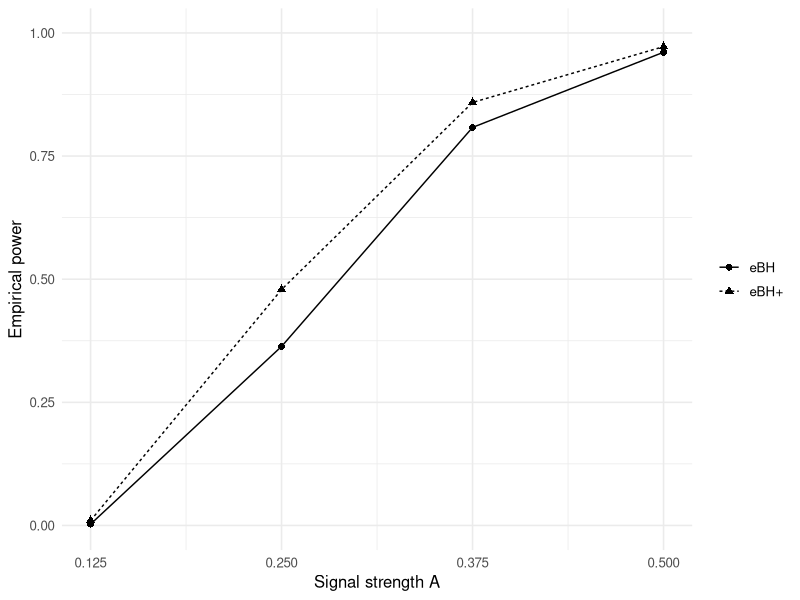

Here is the R script that generated this plot:
## ---- chunk 1
#| label: setup-ch5
#| include: false
knitr::opts_chunk$set(message = FALSE, warning = FALSE)
set.seed(2026)

if (!requireNamespace("MASS", quietly = TRUE)) {
  stop("The MASS package is required for the eBH+ simulation.")
}
## ---- chunk 2
#| label: code-ebh-function

e_bh <- function(e, alpha = 0.05) {
  stopifnot(is.numeric(e), all(e >= 0), alpha > 0, alpha < 1)
  m <- length(e)
  ord <- order(-e, seq_along(e))
  e_ord <- e[ord]
  k <- seq_len(m)
  eligible <- which(e_ord >= m / (alpha * k))
  k_hat <- if (length(eligible) == 0L) 0L else max(eligible)
  reject <- rep(FALSE, m)
  if (k_hat > 0L) {
    reject[ord[seq_len(k_hat)]] <- TRUE
  }
  reject
}
## ---- chunk 3
#| label: check-ebh-function

e_bh(c(0.4, 220, 1.1, 95, 0.8, 60, 0.6, 55, 45, 0.9), alpha = 0.05)
## ---- chunk 4
#| label: code-ebh-plus-functions

# Small tolerance for floating-point comparisons in matrix multiplications.
tol <- 100 * .Machine$double.eps

ebh_plus_in_collection <- function(R, e, alpha) {
  stopifnot(
    is.numeric(e),
    length(e) >= 1L,
    all(e >= 0),
    all(is.finite(e)),
    alpha > 0,
    alpha < 1,
    length(unique(R)) == length(R),
    all(R %in% seq_along(e))
  )

  m <- length(e)
  if (m > 20L) {
    stop("Exhaustive subset enumeration is intended only for small m.")
  }

  R <- as.integer(R)

  # Enumerate all non-empty subsets of [m] via binary masks: integer s in
  # {1,...,2^m - 1} represents the subset {i : bit i of s is set}.
  masks <- seq_len(2^m - 1L)
  bits <- 2 ^ (seq_len(m) - 1L)
  members <- outer(
    masks,
    bits,
    FUN = function(mask, bit) (mask %/% bit) %% 2L == 1L
  )

  subset_size <- rowSums(members)
  in_R <- seq_len(m) %in% R

  lhs <- as.numeric(members %*% as.integer(in_R)) /
    max(length(R), 1L)

  rhs <- alpha * as.numeric(members %*% e) / subset_size

  all(lhs <= rhs + tol)
}

ebh_plus_largest <- function(e, alpha, max_m = 12) {
  stopifnot(
    is.numeric(e),
    length(e) >= 1L,
    all(e >= 0),
    all(is.finite(e)),
    alpha > 0,
    alpha < 1,
    max_m >= 1,
    length(e) <= max_m
  )

  m <- length(e)

  # Enumerate all non-empty subsets of [m] via binary masks, as above.
  masks <- seq_len(2^m - 1L)
  bits <- 2 ^ (seq_len(m) - 1L)
  members <- outer(
    masks,
    bits,
    FUN = function(mask, bit) (mask %/% bit) %% 2L == 1L
  )

  subset_size <- rowSums(members)
  subset_e_sum <- as.numeric(members %*% e)
  rhs <- alpha * subset_e_sum / subset_size

  # Iterate candidates by decreasing cardinality, breaking ties by total
  # e-value in the set, and return the first admissible candidate.
  candidate_order <- order(
    subset_size,
    subset_e_sum,
    decreasing = TRUE
  )

  for (idx in candidate_order) {
    in_R <- members[idx, ]
    r_size <- subset_size[idx]

    lhs <- as.numeric(members %*% as.integer(in_R)) / r_size

    if (all(lhs <= rhs + tol)) {
      return(in_R)
    }
  }

  rep(FALSE, m)
}
## ---- chunk 5
#| label: check-ebh-plus-functions

e_num <- c(50, 30, 1, 1)
ebh_plus_in_collection(R = c(1, 2), e = e_num, alpha = 0.05)
ebh_plus_largest(e = e_num, alpha = 0.05)
## ---- chunk 6
#| label: code-ebh-plus-simulation
#| cache: true

set.seed(20260505)

alpha <- 0.05
m <- 8
pi0 <- 0.25
m0 <- as.integer(m * pi0)
n_per <- 100
n_rep <- 1000
A_values <- c(0.125, 0.25, 0.375, 0.5)

true_nulls <- (m - m0 + 1L):m
false_nulls <- setdiff(seq_len(m), true_nulls)

Sigma <- 0.8 ^ abs(outer(seq_len(m), seq_len(m), "-"))

as_rejection_indices <- function(x) {
  if (is.logical(x)) {
    which(x)
  } else {
    as.integer(x)
  }
}

fdp <- function(R) {
  R <- as_rejection_indices(R)
  length(intersect(R, true_nulls)) / max(length(R), 1L)
}

power_value <- function(R) {
  R <- as_rejection_indices(R)
  length(intersect(R, false_nulls)) / length(false_nulls)
}

simulate_setting <- function(A) {
  mu <- rep(A, m)
  mu[true_nulls] <- 0

  out <- replicate(n_rep, {
    z_samples <- MASS::mvrnorm(n = n_per, mu = mu, Sigma = Sigma)
    z_sum <- colSums(z_samples)

    e_values <- exp(A * z_sum - n_per * A^2 / 2)

    R_ebh  <- e_bh(e_values, alpha = alpha)
    R_plus <- ebh_plus_largest(e_values, alpha = alpha)

    c(
      fdr_ebh    = fdp(R_ebh),
      power_ebh  = power_value(R_ebh),
      fdr_plus   = fdp(R_plus),
      power_plus = power_value(R_plus)
    )
  })

  data.frame(
    A = A,
    method = c("eBH", "eBH+"),
    fdr   = c(mean(out["fdr_ebh", ]),   mean(out["fdr_plus", ])),
    power = c(mean(out["power_ebh", ]), mean(out["power_plus", ]))
  )
}

simulation_results <- do.call(
  rbind,
  lapply(A_values, simulate_setting)
)

simulation_results$method <- factor(
  simulation_results$method,
  levels = c("eBH", "eBH+")
)

max_fdr <- max(simulation_results$fdr)

fdr_compare <- merge(
  subset(simulation_results, method == "eBH",  select = c(A, fdr, power)),
  subset(simulation_results, method == "eBH+", select = c(A, fdr, power)),
  by = "A",
  suffixes = c("_ebh", "_plus")
)

n_settings <- nrow(fdr_compare)
fdr_n_higher <- sum(fdr_compare$fdr_plus > fdr_compare$fdr_ebh)
power_n_higher <- sum(fdr_compare$power_plus > fdr_compare$power_ebh)

fdr_comparison_text <- if (fdr_n_higher == n_settings) {
  "at every signal strength"
} else {
  sprintf("at %d of the %d signal strengths", fdr_n_higher, n_settings)
}
power_comparison_text <- if (power_n_higher == n_settings) {
  "at every signal strength"
} else {
  sprintf("at %d of the %d signal strengths", power_n_higher, n_settings)
}

max_fdr_row <- simulation_results[which.max(simulation_results$fdr), ]
max_fdr_A <- max_fdr_row$A
max_fdr_method <- as.character(max_fdr_row$method)
## ---- chunk 7
#| label: tbl-ebh-plus-simulation
#| echo: false

knitr::kable(
  transform(
    simulation_results,
    fdr = round(fdr, 3),
    power = round(power, 3)
  ),
  caption = "Empirical FDR and power in the eBH+ simulation."
)
## ---- chunk 8
#| label: fig-ebh-plus-power
#| fig-cap: "Empirical power of eBH and the maximum-cardinality eBH+ selection as a function of signal strength."
#| fig-width: 7
#| fig-height: 4
#| echo: false

ggplot2::ggplot(
  simulation_results,
  ggplot2::aes(x = A, y = power, linetype = method, shape = method)
) +
  ggplot2::geom_line() +
  ggplot2::geom_point(size = 2) +
  ggplot2::scale_x_continuous(breaks = A_values) +
  ggplot2::scale_y_continuous(limits = c(0, 1)) +
  ggplot2::labs(
    x = "Signal strength A",
    y = "Empirical power",
    linetype = NULL,
    shape = NULL
  ) +
  ggplot2::theme_minimal(base_size = 12)
